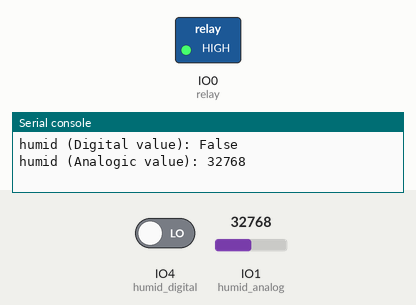
A program run on a simulated ESP32 board running CircuitPython. Shown: switched loads named in the program (green lamp = pin HIGH), the last lines printed to the serial console. Inputs (shaded band) come from the test bench; at power-on: IO1 (humid_analog) = 32768, IO4 (humid_digital) LOW (analog values on the 0–65535 scale).

Above: at 1.2 s.
1.3 s: IO1 (humid_analog) set to 50544
5.2 s: IO1 (humid_analog) set to 51568
At 8.1 s:
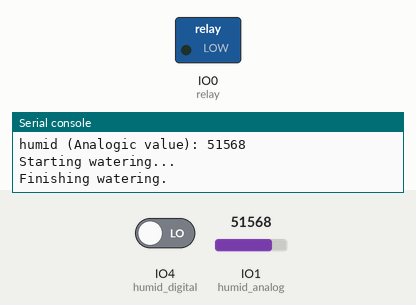
13.5 s: IO1 (humid_analog) set to 45874
At 16.3 s:
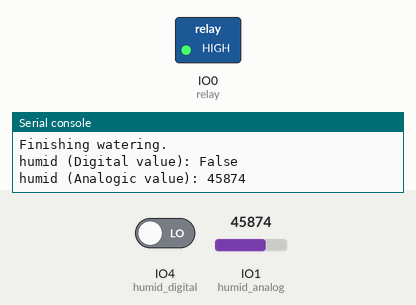
17.5 s: IO1 (humid_analog) set to 57670
At 19.8 s:
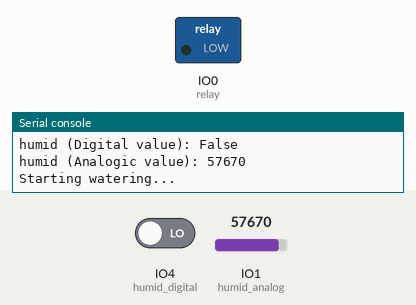
Timing chart, 0 to 21.3 s (numbered marks = the images above; inputs shaded):
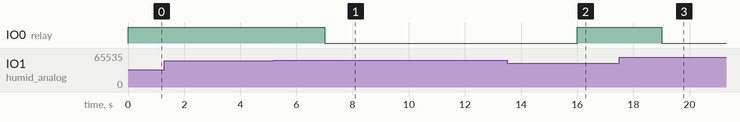

Measured:
- the behaviour switches between 51120 and 51136 on IO1 (humid_analog) (found by bisection; images 0 and 1)
- after the input at 5.2 s, IO0 (relay): HIGH → LOW after 1.8 s
- after the input at 13.5 s, IO0 (relay): LOW → HIGH after 2.5 s
- after the input at 17.5 s, IO0 (relay): HIGH → LOW after 1.5 s

The program:

irrigacao.py
```python
import board
import time

from digitalio import DigitalInOut, Direction, Pull
from analogio import AnalogIn

relay = DigitalInOut(board.IO0)
relay.switch_to_output()

humid_analog = AnalogIn(board.IO1)
humid_digital = DigitalInOut(board.IO4)
humid_digital.direction = Direction.INPUT

relay.value = True

wait_time = 1
watering_time = 1

dry_value = 51130

while True:
   try:
       print("humid (Digital value):", humid_digital.value)
       print("humid (Analogic value):", humid_analog.value)

       time.sleep(1);

       if humid_analog.value > dry_value :
           print("Starting watering...")

           relay.value = False

           time.sleep(watering_time)
           print("Finishing watering.")

       else:
           relay.value = True
           time.sleep(wait_time)

   except RuntimeError as e:
       print("Read failure")

   time.sleep(1)
```
